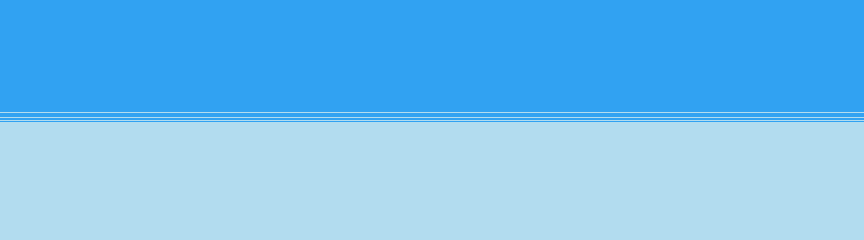

Tiled map render using the project's own tile images. Description and the map definition, with tile-layer contents summarised, below:
An orthogonal 54x15 tile map with 16x16 px tiles, 1 tile layer (back), 1 hidden layer not drawn and 1 object.

<map version="1.0" tiledversion="1.1.3" orientation="orthogonal" renderorder="right-down" width="54" height="15" tilewidth="16" tileheight="16" infinite="0" nextobjectid="168">
 <tileset firstgid="1" name="tiles" tilewidth="16" tileheight="16" tilecount="25" columns="5">
  <image source="../images/tiles.png" width="80" height="80" />
 </tileset>
 <layer name="back" width="54" height="15">
  <data>[810 cells, 810 non-empty, 3 distinct tile ids]</data>
 </layer>
 <layer name="main" width="54" height="15" visible="0">
  <data>[810 cells, 189 non-empty, 5 distinct tile ids]</data>
 </layer>
 <objectgroup name="player">
  <object id="167" gid="10" x="96.0455" y="176.318" width="16" height="16" />
 </objectgroup>
</map>
